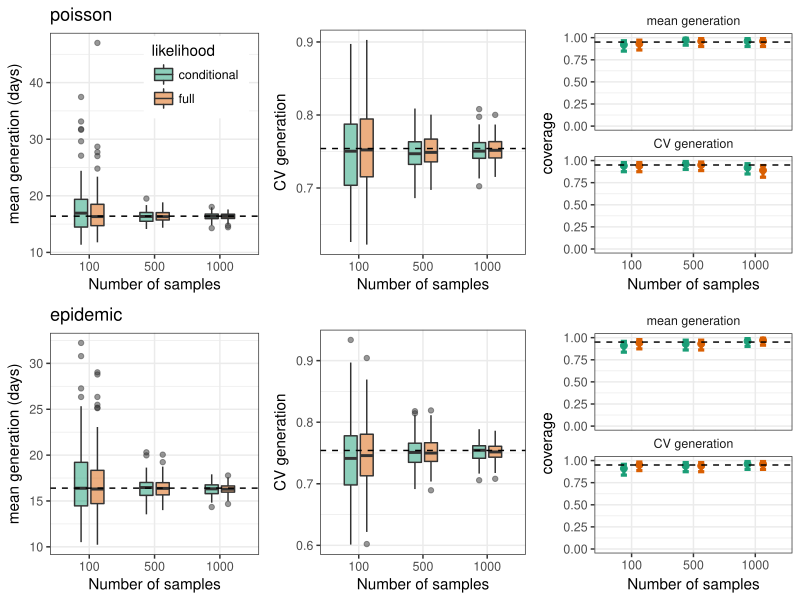

Here is the R script that generated this plot:
library(dplyr)
library(ggplot2); theme_set(theme_bw())
library(gridExtra)
source("ebola_param.R")

scale_colour_discrete <- function(...,palette="Dark2") scale_colour_brewer(...,palette=palette)
scale_fill_discrete <- function(...,palette="Dark2") scale_fill_brewer(...,palette=palette)

mlelist <- vector('list', 2)

load("poisson_mle.rda")

mlelist[[1]] <- rlist %>%
    lapply(bind_rows, .id="sim") %>%
    bind_rows(.id="nsample") %>%
    mutate(nsample=factor(nsample, labels=c(100, 500, 1000)))

load("kernel_mle.rda")

mlelist[[2]] <- rlist %>%
    lapply(bind_rows, .id="sim") %>%
    bind_rows(.id="nsample") %>%
    mutate(nsample=factor(nsample, labels=c(100, 500, 1000)))

df <- mlelist %>%
    bind_rows(.id="type") %>%
    mutate(type=factor(type, labels=c("poisson", "epidemic"))) %>%
    rename(likelihood=method)

g1 <- ggplot(df %>% filter(param=="mean", type=="poisson")) +
    geom_boxplot(aes(nsample, mean, fill=likelihood), width=0.4, alpha=0.5, position=position_dodge(0.5)) +
    geom_hline(yintercept=true.mean, lty=2) +
    ylab("mean generation (days)") +
    xlab("Number of samples") +
    ggtitle("poisson") +
    theme(
        legend.position=c(0.7, 0.8)
    )

g2 <- ggplot(df %>% filter(param=="shape", type=="poisson")) +
    geom_boxplot(aes(nsample, 1/sqrt(mean), fill=likelihood), width=0.4, alpha=0.5, position=position_dodge(0.5)) +
    geom_hline(yintercept=1/sqrt(true.shape), lty=2) +
    ylab("CV generation") +
    xlab("Number of samples") +
    ggtitle("") +
    theme(
        legend.position = "none"
    )

coverdf <- df %>%
    group_by(param, likelihood, type, nsample) %>%
    mutate(cover=ifelse(is.na(cover), FALSE, cover)) %>%
    summarize(coverage=mean(cover)) %>%
    filter(param != "R") %>%
    group_by(param, likelihood, type, coverage, nsample) %>%
    mutate(
        lwr=binom.test(100*coverage, 100)$conf.int[1],
        upr=binom.test(100*coverage, 100)$conf.int[2]
    ) %>%
    ungroup %>%
    mutate(
        param=factor(param, levels=c("mean", "shape"), 
                     labels=c("mean generation", "CV generation"))
    )

g3 <- ggplot(coverdf %>% filter(type=="poisson")) +
    geom_point(aes(nsample, coverage, col=likelihood), position=position_dodge(0.5), size=2) +
    geom_errorbar(aes(nsample, col=likelihood, ymin=lwr, ymax=upr), position=position_dodge(0.5), width=0.2, lwd=1.1) +
    geom_hline(yintercept=0.95, lty=2) +
    xlab("Number of samples") +
    scale_y_continuous(limits=c(0,1)) +
    facet_wrap(~param, nrow=2) +
    theme(
        strip.background = element_blank(),
        legend.position = "none",
        panel.spacing = grid::unit(0, "cm")
    )

g4 <- g1 %+% (df %>% filter(param=="mean", type=="epidemic")) +
    ggtitle("epidemic") +
    theme(
        legend.position="none"
    )

g5 <- g2 %+% (df %>% filter(param=="shape", type=="epidemic"))

g6 <- g3 %+% (coverdf %>% filter(type=="epidemic"))

gfinal <- arrangeGrob(
    g1, g2, g3,
    g4, g5, g6,
    nrow=2
)

ggsave("compare_gamma.pdf", gfinal, width=8, height=6)
